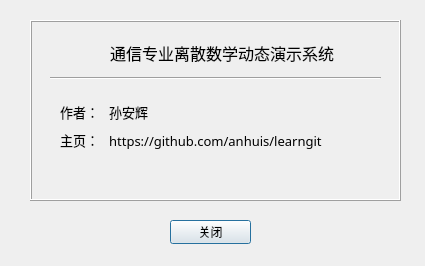
<?xml version="1.0" encoding="UTF-8"?>
<ui version="4.0">
 <class>Dialog</class>
 <widget class="QDialog" name="Dialog">
  <property name="geometry">
   <rect>
    <x>0</x>
    <y>0</y>
    <width>425</width>
    <height>266</height>
   </rect>
  </property>
  <property name="minimumSize">
   <size>
    <width>425</width>
    <height>266</height>
   </size>
  </property>
  <property name="maximumSize">
   <size>
    <width>425</width>
    <height>266</height>
   </size>
  </property>
  <property name="windowTitle">
   <string>关于</string>
  </property>
  <property name="modal">
   <bool>true</bool>
  </property>
  <widget class="QFrame" name="frame">
   <property name="geometry">
    <rect>
     <x>30</x>
     <y>20</y>
     <width>371</width>
     <height>181</height>
    </rect>
   </property>
   <property name="frameShape">
    <enum>QFrame::Box</enum>
   </property>
   <property name="frameShadow">
    <enum>QFrame::Raised</enum>
   </property>
   <widget class="QLabel" name="label">
    <property name="geometry">
     <rect>
      <x>80</x>
      <y>7</y>
      <width>241</width>
      <height>52</height>
     </rect>
    </property>
    <property name="font">
     <font>
      <family>微软雅黑</family>
      <pointsize>12</pointsize>
      <weight>50</weight>
      <bold>false</bold>
     </font>
    </property>
    <property name="text">
     <string>通信专业离散数学动态演示系统</string>
    </property>
   </widget>
   <widget class="Line" name="line">
    <property name="geometry">
     <rect>
      <x>20</x>
      <y>50</y>
      <width>331</width>
      <height>16</height>
     </rect>
    </property>
    <property name="orientation">
     <enum>Qt::Horizontal</enum>
    </property>
   </widget>
   <widget class="QWidget" name="layoutWidget">
    <property name="geometry">
     <rect>
      <x>30</x>
      <y>80</y>
      <width>321</width>
      <height>51</height>
     </rect>
    </property>
    <layout class="QVBoxLayout" name="verticalLayout_2">
     <item>
      <widget class="QLabel" name="label_2">
       <property name="font">
        <font>
         <family>仿宋</family>
         <pointsize>10</pointsize>
         <weight>50</weight>
         <bold>false</bold>
        </font>
       </property>
       <property name="text">
        <string>作者：   孙安辉</string>
       </property>
      </widget>
     </item>
     <item>
      <widget class="QLabel" name="label_3">
       <property name="font">
        <font>
         <family>仿宋</family>
         <pointsize>10</pointsize>
        </font>
       </property>
       <property name="text">
        <string>主页：   https://github.com/anhuis/learngit</string>
       </property>
      </widget>
     </item>
    </layout>
   </widget>
  </widget>
  <widget class="QPushButton" name="closeButton">
   <property name="geometry">
    <rect>
     <x>170</x>
     <y>220</y>
     <width>81</width>
     <height>24</height>
    </rect>
   </property>
   <property name="text">
    <string>关闭</string>
   </property>
  </widget>
 </widget>
 <resources/>
 <connections/>
</ui>
